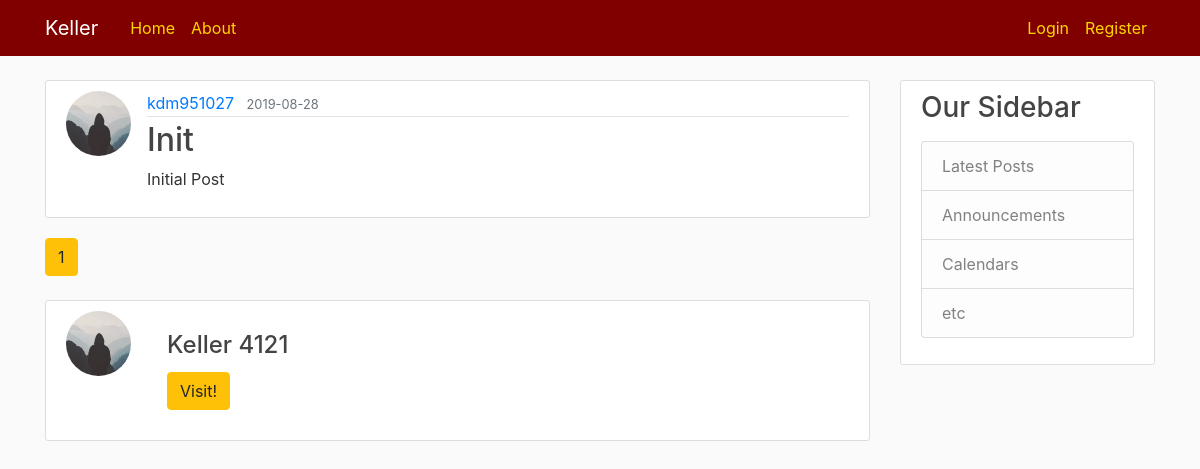
Page /home on the earlier database version.
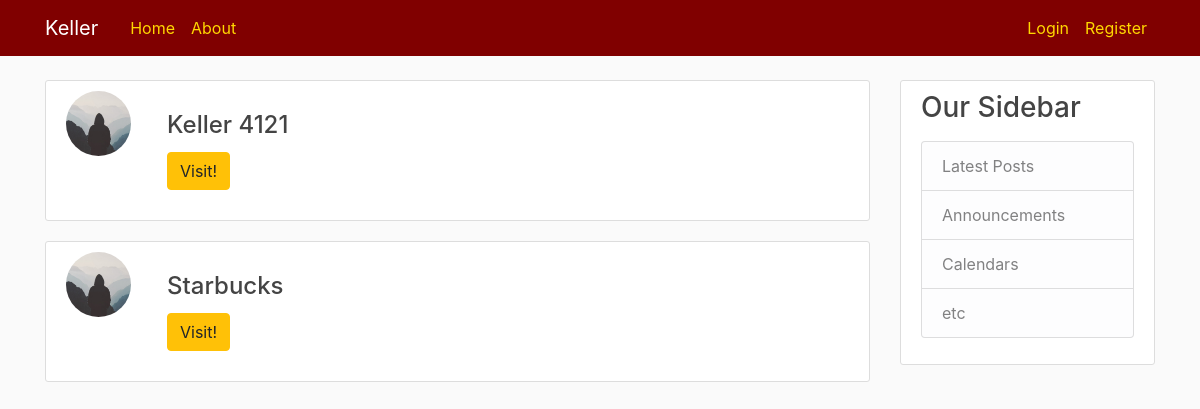
Same page on the later database version.
### flaskblog/models.py (models this page shows, shortened)
class Post(db.Model):
    id = db.Column(db.Integer, primary_key=True)
    title = db.Column(db.String(100), nullable=False)
    date_posted = db.Column(db.DateTime, nullable=False, default=datetime.utcnow)
    content = db.Column(db.Text, nullable=False)
    user_id = db.Column(db.Integer, db.ForeignKey('user.id'), nullable=False)

class User(db.Model, UserMixin):
    id = db.Column(db.Integer, primary_key=True)
    username = db.Column(db.String(20), unique=True, nullable=False)
    email = db.Column(db.String(120), unique=True, nullable=False)
    image_file = db.Column(db.String(20), nullable=False, default='default.jpg')
    password = db.Column(db.String(60), nullable=False)
    posts = db.relationship('Post', backref='author', lazy=True)
    hobbies = db.relationship('Hobby', backref='hobbier', lazy=True)
    seat_id = db.Column(db.Integer, db.ForeignKey('seat.id'))

class Location(db.Model):
    id = db.Column(db.Integer, primary_key=True)
    name = db.Column(db.String(100), nullable=False)
    image_file = db.Column(db.String(20), nullable=False, default='default.jpg')
    seats = db.relationship('Seat', backref='where', lazy=True)

### flaskblog/main/routes.py (the view)
@main.route("/")
@main.route("/home")
def home():
    page = request.args.get('page', 1, type=int)
    posts = Post.query.order_by(Post.date_posted.desc()).paginate(page=page, per_page=2)
    locations = Location.query.all()
    seats = Seat.query.all()
    return render_template('home.html', posts=posts, locations=locations, seats=seats)

### flaskblog/templates/home.html (shortened to what this page needs)
{%extends "layout.html"%}
{%block content%}
  {%for post in posts.items%}
    <article class="media content-section">
      <img class="rounded-circle article-img" src="{{ url_for('static', filename='profile_pics/'+post.author.image_file ) }}">
      <div class="media-body">
        <div class="article-metadata">
          <a class="mr-2" href="{{ url_for('users.user_posts', username=post.author.username) }}">{{ post.author.username }}</a>
          <small class="text-muted">{{ post.date_posted.strftime('%Y-%m-%d') }}</small>
        </div>
        <h2><a class="article-title" href="{{ url_for('posts.post', post_id=post.id) }}">{{ post.title }}</a></h2>
        <p class="article-content">{{ post.content }}</p>
      </div>
    </article>
  {% endfor %}
  {% for page_num in posts.iter_pages(left_edge=1, right_edge=1, left_current=1, right_current=2) %}
    {% if page_num %}
      {% if posts.page == page_num %}
        <a class="btn btn-warning mb-4" href="{{ url_for('main.home', page=page_num) }}">{{ page_num }}</a>
      {% else %}
        <a class="btn btn-outline-warning mb-4" href="{{ url_for('main.home', page=page_num) }}">{{ page_num }}</a>
      {% endif %}
    {% else %}
      ...
    {% endif %}
  {% endfor %}
  {%for location in locations%}
    <article class="media content-section">
      <img class="rounded-circle article-img" src="{{ url_for('static', filename='profile_pics/'+location.image_file ) }}" alt="Card image">
      <div class="card-body">
        <h4 class="card-title">{{ location.name }}</h4>
        <a class="mr-2" href="{{ url_for('locations.show_seats', name=location.name) }}"><button type="button" class="btn btn-warning">Visit!</button></a>
    </article>
  {% endfor %}
{%endblock content%}

### flaskblog/templates/layout.html (shortened to what this page needs)
<!DOCTYPE html>
<html>
<head>
  <link rel="stylesheet" href="https://stackpath.bootstrapcdn.com/bootstrap/4.3.1/css/bootstrap.min.css">
  <link rel="stylesheet" href="{{url_for('static', filename='main.css')}}">
  <link rel="stylesheet" href="{{url_for('static', filename='floorplans/floorplan.css')}}">
</head>
  <body>
    <header class="site-header">
    <nav class="navbar navbar-expand-md navbar-dark bg-maroon fixed-top">
      <div class="container">
        <a class="navbar-brand mr-4" href="/">Keller</a>
        <div class="collapse navbar-collapse" id="navbarToggle">
          <div class="navbar-nav mr-auto">
            <a class="nav-item nav-link" href="{{url_for('main.home')}}">Home</a>
            <a class="nav-item nav-link" href="{{url_for('main.about')}}">About</a>
          </div>
          <div class="navbar-nav">
            {% if current_user.is_authenticated %}
            <a class="nav-item nav-link" href="{{url_for('posts.new_post')}}">New Post</a>
              <a class="nav-item nav-link" href="{{url_for('users.logout')}}">Logout</a>
              <a class="nav-item nav-link" href="{{url_for('users.account')}}">Account</a
            {% else %}
              <a class="nav-item nav-link" href="{{url_for('users.login')}}">Login</a>
              <a class="nav-item nav-link" href="{{url_for('users.register')}}">Register</a>
            {% endif %}
          </div>
        </div>
      </div>
    </nav>
  </header>
    <main role="main" class="container">
      <div class="row">
        <div class="col-md-9">
          {% block content %}{% endblock %}
        </div>
        <div class="col-md-3">
          <div class="content-section">
            <h3>Our Sidebar</h3>
            <p class='text-muted'>
              <ul class="list-group">
                <li class="list-group-item list-group-item-light">Latest Posts</li>
                <li class="list-group-item list-group-item-light">Announcements</li>
                <li class="list-group-item list-group-item-light">Calendars</li>
                <li class="list-group-item list-group-item-light">etc</li>
              </ul>
            </p>
          </div>
        </div>
      </div>
    </main>
  </body>
</html>

### flaskblog/static/main.css (style rules this page uses)
body { background: #fafafa; color: #333333; margin-top: 5rem; }
h1, h2, h3, h4, h5, h6 { color: #444444; }
.bg-maroon { background-color: #800000; }
.site-header .navbar-nav .nav-link { color: #FFD700; }
.content-section { background: #ffffff; padding: 10px 20px; border: 1px solid #dddddd; border-radius: 3px; margin-bottom: 20px; }
.article-img { height: 65px; width: 65px; margin-right: 16px; }

Differences in the rows shown:
removed Post: image_file (placeholder picture), author.username "kdm951027", date_posted "2019-08-28", title "Init", content "Initial Post"
added Location: image_file (placeholder picture), name "Starbucks"
Other differences:
list line gone: "1"
